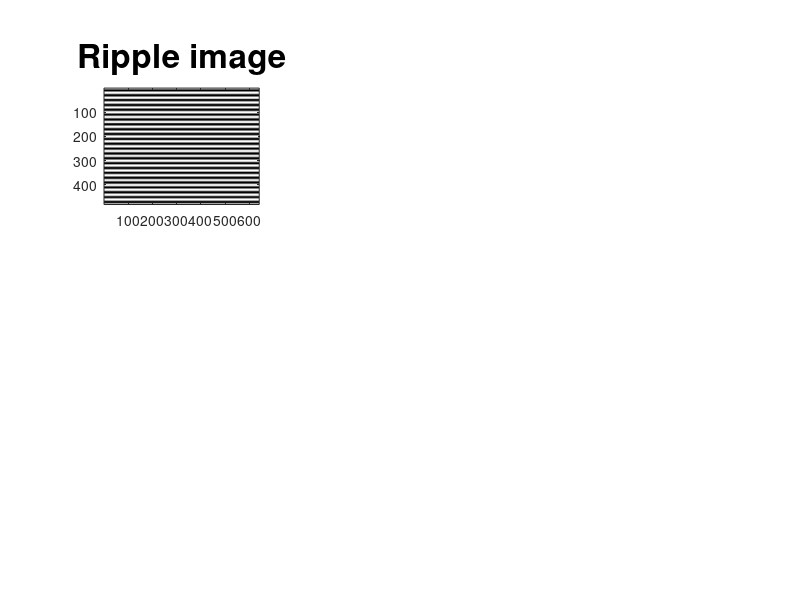

This figure's MATLAB source: (Note: this script raises an error after producing the figure.)
% Program to make Moire patterns.
% First Moire pattern is from interference (multipication) to two linear sine wave ripples.
% This is equivalent to the Fourier diffraction pattern of two infinitely long slits.
% The second Moire pattern is from interference (multipication) to two Sombrero function ripples.
% This is equivalent to the Fourier diffraction pattern of two infinitely small circular apertures.

clc;    % Clear the command window.
close all;  % Close all figures (except those of imtool.)
clear;  % Erase all existing variables. Or clearvars if you want.
workspace;  % Make sure the workspace panel is showing.
format long g;
format compact;
fontSize = 24;
rows = 480;
columns = 640;

% Make an image with rippled lines in it.
rowVector = (1 : rows)';
period = 20; % 20 rows
amplitude = 0.5; % Magnitude of the ripples.
offset = 1 - amplitude; % How much the cosine is raised above 0.
cosVector = amplitude * (1 + cos(2 * pi * rowVector / period))/2 + offset;
ripplesImage = repmat(cosVector, [1, columns]);
subplot(2, 3, 1);
imshow(ripplesImage, []);
axis on;
title('Ripple image', 'FontSize', fontSize);

% Make an image with tilted rippled lines in it.
ripplesImage2 = imrotate(ripplesImage, 10, 'crop'); % Rotate first image.
subplot(2, 3, 2);
imshow(ripplesImage2, []);
axis on;
title('Tilted Ripples', 'FontSize', fontSize);

% Multiply the ripple images together to get a Moire pattern.
grayImage = ripplesImage .* double(ripplesImage2);
subplot(2, 3, 3);
imshow(grayImage, []);
axis on;
title('Product = Moire Image', 'FontSize', fontSize);
set(gcf, 'units','normalized','outerposition',[0 0 1 1]); % Maximize figure.
drawnow;

% Get a sombrero function.  http://en.wikipedia.org/wiki/Sombrero_function
% This is the diffraction pattern of a circular aperture.
xo = (1 : columns) - columns/2;
yo = (1 : rows) - rows/2;
% Scale pattern
scaleFactor = 50;
x = xo / scaleFactor;
y = yo / scaleFactor;
sombrero = zeros(rows, columns);
[X, Y] = meshgrid(x, y);
radii = sqrt(X.^2 + Y.^2);
sombrero = 2 * besselj(1, pi*radii) ./ (pi * radii);
subplot(2, 3, 4);
imshow(sombrero, []);
axis on;
title('Sombrero Function', 'FontSize', fontSize);

% Now, same thing but shift the center of the sombrero
xo = (1 : columns) - 1.2 * columns/2;
yo = (1 : rows) - 1.5 * rows/2;
% Scale pattern
x = xo / scaleFactor;
y = yo / scaleFactor;
shiftedSombrero = zeros(rows, columns);
[X, Y] = meshgrid(x, y);
radii = sqrt(X.^2 + Y.^2);
shiftedSombrero = 2 * besselj(1, pi*radii) ./ (pi * radii);
subplot(2, 3, 5);
imshow(shiftedSombrero, []);
axis on;
title('Shifted Sombrero Function', 'FontSize', fontSize);

% Multiply the ripple images together to get a Moire pattern.
grayImage2 = sombrero .* double(shiftedSombrero);
subplot(2, 3, 6);
imshow(grayImage2, []);
axis on;
title('Product = Moire Image', 'FontSize', fontSize);

